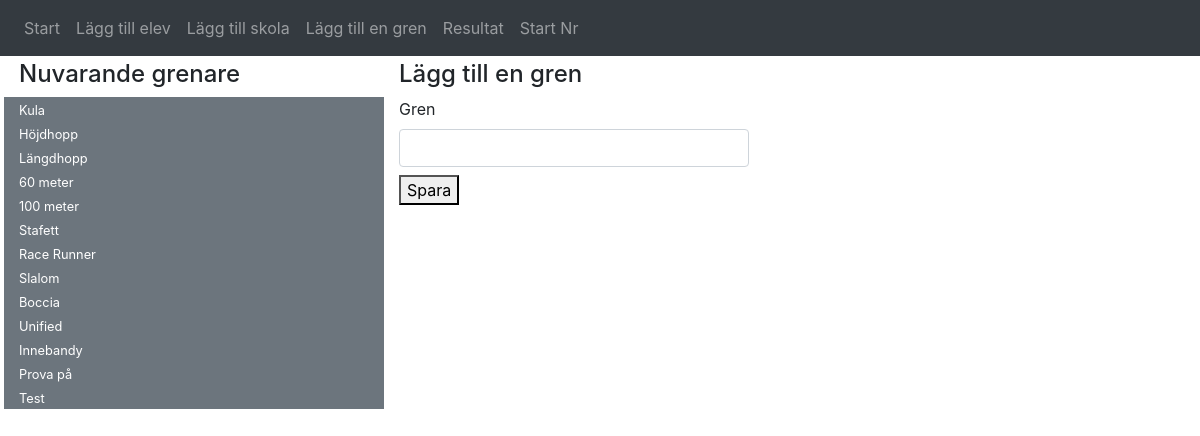
The page /addbranch.php on the database its author committed.
### tables this page shows
CREATE TABLE `branchHeader` (
  `id` int(11) NOT NULL,
  `sortNr` int(11) NOT NULL,
  `branch` text NOT NULL
);

### addbranch.php (the view, shortened to what this page needs)
<?php
require 'header.php';
$sql1 = "SELECT * FROM branchHeader ORDER BY sortNr ASC";
$result1 = $mysqli -> query($sql1);
echo $nl.'<div class="container ml-1 mt-1">'.$nl;
    echo $tab.'<div class="row">'.$nl;
        echo $tab.$tab.'<div class="col-4">'.$nl;
            echo $tab.$tab.$tab.'<h4>Nuvarande grenare</h4>'.$nl;
        echo $tab.$tab.'</div>'.$nl;
        echo $tab.$tab.'<div class="col-4">'.$nl;
            echo $tab.$tab.$tab.'<h4>Lägg till en gren</h4>'.$nl;
        echo $tab.$tab.'</div>'.$nl;
    echo $tab.'</div>'.$nl;
    echo $tab.'<div class="row">'.$nl;
        echo $tab.$tab.'<div class="col-4 bg-secondary text-white">'.$nl;
            while ($row = mysqli_fetch_array($result1)) {
                echo $tab.$tab.$tab.'<small>'.$row['branch'].'</small><br>'.$nl;
            }
        echo $tab.$tab.'</div>'.$nl;
        echo $tab.$tab.'<div class="col-4">'.$nl;
            echo $tab.$tab.$tab.'<form action="actionbranch.php" method="post">'.$nl;
                echo $tab.$tab.$tab.$tab.'<label>Gren</label>'.$nl;
                echo $tab.$tab.$tab.$tab.'<input type="text" class="form-control mb-2" name="branch">'.$nl;
                echo $tab.$tab.$tab.$tab.'<button type="submit" name="SaveBranch">Spara</button>'.$nl;
                echo $tab.$tab.$tab.'</form>'.$nl;
        echo $tab.$tab.'</div>'.$nl;
    echo $tab.'</div>'.$nl;
echo '</div>'.$nl;
require 'footer.php';
?>

### includes/mall.css (style rules this page uses)
body { margin: 0; padding: 0; }

### rows shown on the page
branchheader: branch "Kula"
branchheader: branch "Höjdhopp"
branchheader: branch "Längdhopp"
branchheader: branch "60 meter"
branchheader: branch "100 meter"
branchheader: branch "Stafett"
branchheader: branch "Race Runner"
branchheader: branch "Slalom"
branchheader: branch "Boccia"
branchheader: branch "Unified"
branchheader: branch "Innebandy"
branchheader: branch "Prova på"
branchheader: branch "Test"
